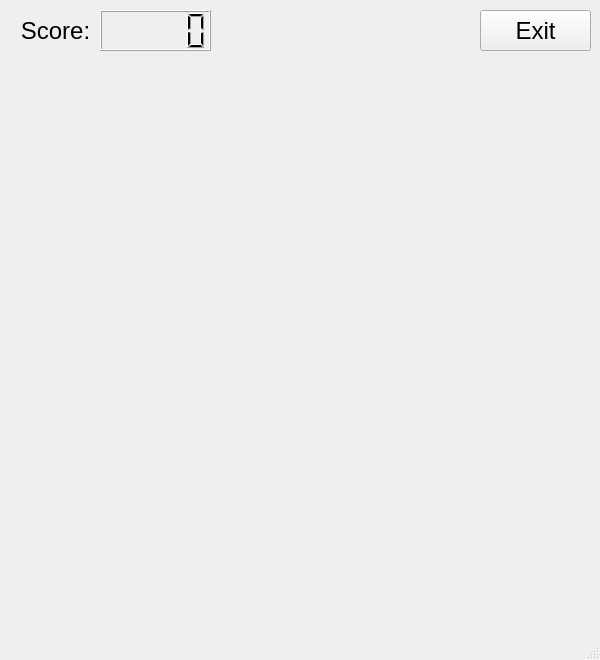
<?xml version="1.0" encoding="UTF-8"?>
<ui version="4.0">
 <class>MainWindow</class>
 <widget class="QMainWindow" name="MainWindow">
  <property name="enabled">
   <bool>true</bool>
  </property>
  <property name="geometry">
   <rect>
    <x>0</x>
    <y>0</y>
    <width>600</width>
    <height>660</height>
   </rect>
  </property>
  <property name="sizePolicy">
   <sizepolicy hsizetype="Fixed" vsizetype="Fixed">
    <horstretch>0</horstretch>
    <verstretch>0</verstretch>
   </sizepolicy>
  </property>
  <property name="minimumSize">
   <size>
    <width>600</width>
    <height>660</height>
   </size>
  </property>
  <property name="maximumSize">
   <size>
    <width>600</width>
    <height>660</height>
   </size>
  </property>
  <property name="windowTitle">
   <string>SnakeGame</string>
  </property>
  <widget class="QWidget" name="centralwidget">
   <widget class="QPushButton" name="btn_exit">
    <property name="geometry">
     <rect>
      <x>480</x>
      <y>10</y>
      <width>111</width>
      <height>41</height>
     </rect>
    </property>
    <property name="font">
     <font>
      <pointsize>18</pointsize>
     </font>
    </property>
    <property name="text">
     <string>Exit</string>
    </property>
   </widget>
   <widget class="QLCDNumber" name="lcd_score">
    <property name="geometry">
     <rect>
      <x>100</x>
      <y>10</y>
      <width>111</width>
      <height>41</height>
     </rect>
    </property>
   </widget>
   <widget class="QLabel" name="label">
    <property name="geometry">
     <rect>
      <x>10</x>
      <y>10</y>
      <width>91</width>
      <height>41</height>
     </rect>
    </property>
    <property name="font">
     <font>
      <pointsize>18</pointsize>
     </font>
    </property>
    <property name="text">
     <string>Score:</string>
    </property>
    <property name="alignment">
     <set>Qt::AlignCenter</set>
    </property>
   </widget>
  </widget>
  <widget class="QMenuBar" name="menubar">
   <property name="geometry">
    <rect>
     <x>0</x>
     <y>0</y>
     <width>600</width>
     <height>26</height>
    </rect>
   </property>
  </widget>
  <widget class="QStatusBar" name="statusbar"/>
 </widget>
 <resources/>
 <connections/>
</ui>
